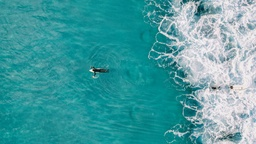
//> input picture sample1.jpeg, 256 x 144 px, shrunk from 1920 x 1079 before the run; its folder holds only this picture in this run
$ ./Seam_Carving   (built with g++ and OpenCV 4)
//> lines starting //> are read from the running program, lines starting //| are printed output that depends on the picture
#include <iostream>
#include <cmath>
#include <opencv2/opencv.hpp>
#include <string>
#include <vector>
#include <filesystem>
#include <algorithm>

namespace fs = std::filesystem;

using namespace std;
using namespace cv;

// Function to calculate the energy of a pixel using dual-gradient energy function
double calculateEnergy(const Mat &image, int x, int y)
{
    int height = image.rows;
    int width = image.cols;

    // Handle boundary conditions by mirroring
    int left = (y - 1 + width) % width;
    int right = (y + 1) % width;
    int up = (x - 1 + height) % height;
    int down = (x + 1) % height;

    // Calculate gradients in x direction
    Vec3b leftPixel = image.at<Vec3b>(x, left);
    Vec3b rightPixel = image.at<Vec3b>(x, right);
    int dxR = rightPixel[2] - leftPixel[2];
    int dxG = rightPixel[1] - leftPixel[1];
    int dxB = rightPixel[0] - leftPixel[0];

    // Calculate gradients in y direction
    Vec3b upPixel = image.at<Vec3b>(up, y);
    Vec3b downPixel = image.at<Vec3b>(down, y);
    int dyR = downPixel[2] - upPixel[2];
    int dyG = downPixel[1] - upPixel[1];
    int dyB = downPixel[0] - upPixel[0];

    // Calculate the energy using the dual-gradient energy function
    double energyValue = sqrt(pow(dxR, 2) + pow(dxG, 2) + pow(dxB, 2) +
                              pow(dyR, 2) + pow(dyG, 2) + pow(dyB, 2));
    return energyValue;
}

// Function to compute the cost matrix for vertical seams
bool computeCostMatrix_vertical(const Mat &energyMatrix, Mat &CostMatrix)
{
    int height = energyMatrix.rows;
    int width = energyMatrix.cols;

    if (height == 0 || width == 0)
        return false;

    // Initialize the first row of CostMatrix with energy values
    for (int j = 0; j < width; j++)
    {
        CostMatrix.at<double>(0, j) = energyMatrix.at<double>(0, j);
    }

    // Populate the CostMatrix
    for (int i = 1; i < height; i++)
    {
        for (int j = 0; j < width; j++)
        {
            double minPrevCost;
            if (j == 0)
            {
                minPrevCost = min(CostMatrix.at<double>(i - 1, j), CostMatrix.at<double>(i - 1, j + 1));
            }
            else if (j == width - 1)
            {
                minPrevCost = min(CostMatrix.at<double>(i - 1, j - 1), CostMatrix.at<double>(i - 1, j));
            }
            else
            {
                minPrevCost = min(CostMatrix.at<double>(i - 1, j - 1),
                                  min(CostMatrix.at<double>(i - 1, j), CostMatrix.at<double>(i - 1, j + 1)));
            }
            CostMatrix.at<double>(i, j) = energyMatrix.at<double>(i, j) + minPrevCost;
        }
    }
    return true;
}

// Function to find the vertical seam with the least energy
vector<int> findVerticalSeam(const Mat &CostMatrix)
{
    int height = CostMatrix.rows;
    int width = CostMatrix.cols;
    vector<int> seam(height);

    // Find the position of the smallest element in the last row
    double minCost = CostMatrix.at<double>(height - 1, 0);
    int minIndex = 0;
    for (int j = 1; j < width; j++)
    {
        if (CostMatrix.at<double>(height - 1, j) < minCost)
        {
            minCost = CostMatrix.at<double>(height - 1, j);
            minIndex = j;
        }
    }
    seam[height - 1] = minIndex;

    // Trace back the seam from bottom to top
    for (int i = height - 2; i >= 0; i--)
    {
        int prevJ = seam[i + 1];
        // Handle boundary conditions
        int start = max(prevJ - 1, 0);
        int end = min(prevJ + 1, width - 1);
        // Find the position with the minimum cost in the previous row
        double minPrevCost = CostMatrix.at<double>(i, start);
        int minPos = start;
        for (int j = start + 1; j <= end; j++)
        {
            if (CostMatrix.at<double>(i, j) < minPrevCost)
            {
                minPrevCost = CostMatrix.at<double>(i, j);
                minPos = j;
            }
        }
        seam[i] = minPos;
    }

    return seam;
}

// Function to remove a vertical seam from the image
bool removeVerticalSeam(Mat &image, const vector<int> &seam)
{
    int height = image.rows;
    int width = image.cols;

    if (seam.size() != height)
        return false;

    for (int y = 0; y < height; y++)
    {
        int seamX = seam[y];
        if (seamX < 0 || seamX >= width)
        {
            cerr << "Invalid seam position at row " << y << ": " << seamX << endl;
            return false;
        }
        for (int x = seamX; x < width - 1; x++)
        {
            image.at<Vec3b>(y, x) = image.at<Vec3b>(y, x + 1);
        }
    }
    // Crop the image to remove the last column
    image = image(Rect(0, 0, width - 1, height));
    return true;
}

// Function to transpose the image
Mat transposeImage(const Mat &image)
{
    Mat transposed;
    transpose(image, transposed);
    return transposed;
}

// Function to generate a resized image name based on the original name
string generateResizedImageName(const string &originalName)
{
    fs::path originalPath(originalName);
    string stem = originalPath.stem().string();           // Filename without extension
    string extension = originalPath.extension().string(); // Extension with dot
    string resizedName = stem + "_resized" + extension;
    return resizedName;
}

// Function to list all image files in the current directory
vector<string> listImageFiles()
{
    vector<string> imageFiles;
    // Define acceptable image extensions
    vector<string> extensions = {".jpg", ".jpeg", ".png", ".bmp", ".tiff"};

    for (const auto &entry : fs::directory_iterator(fs::current_path()))
    {
        if (entry.is_regular_file())
        {
            string filePath = entry.path().string();
            string ext = entry.path().extension().string();
            // Convert extension to lowercase for case-insensitive comparison
            transform(ext.begin(), ext.end(), ext.begin(), ::tolower);
            if (find(extensions.begin(), extensions.end(), ext) != extensions.end())
            {
                imageFiles.push_back(entry.path().filename().string());
            }
        }
    }

    return imageFiles;
}

// Function to display the seam on the image
void displaySeam(const Mat &image, const vector<int> &seam, const string &windowName)
{
    Mat displayImage = image.clone();
    for (int y = 0; y < seam.size(); y++)
    {
        int seamX = seam[y];
        if (seamX >= 0 && seamX < displayImage.cols)
        {
            displayImage.at<Vec3b>(y, seamX) = Vec3b(0, 0, 255); // Red in BGR
        }
    }
    imshow(windowName, displayImage);
    // Wait briefly to visualize
    waitKey(1);
}

// Main function
int main()
{
    // List all image files in the current directory
    vector<string> imageFiles = listImageFiles();

    if (imageFiles.empty())
    {
        cout << "No image files found in the current directory." << endl;
        return 1;
    }

    // Display the list of images
    cout << "Available Images in Current Directory:" << endl;
    for (size_t i = 0; i < imageFiles.size(); ++i)
    {
        // Optionally, display file sizes
        string filePath = fs::current_path().string() + "/" + imageFiles[i];
        uintmax_t fileSize = fs::file_size(filePath);
        cout << i + 1 << ". " << imageFiles[i] << " (" << fileSize / 1024 << " KB)" << endl;
    }

    // Prompt user to select an image
    int choice;
    cout << "Enter the number corresponding to the image you want to resize: ";
    cin >> choice;
//> the answer given: 1

    if (choice < 1 || choice > static_cast<int>(imageFiles.size()))
    {
        cout << "Invalid choice. Exiting program." << endl;
        return 1;
    }

    string inputImagePath = imageFiles[choice - 1];
    cout << "You selected: " << inputImagePath << endl;

    // Read the input image
    Mat inputImage = imread(inputImagePath);
//> inputImage is the input picture: 144 rows x 256 cols, CV_8UC3; mean B, G, R 161.9, 157.7, 73.7
    if (inputImage.empty())
    {
        cout << "Could not open or find the image: " << inputImagePath << endl;
        return 1;
    }

    // Get original dimensions
    int originalWidth = inputImage.cols;
//> originalWidth = 256
    int originalHeight = inputImage.rows;
//> originalHeight = 144

    cout << "Original Width: " << originalWidth << ", Original Height: " << originalHeight << endl;
//| Original Width: 256, Original Height: 144

    // Prompt user for target dimensions
    int targetWidth, targetHeight;
    cout << "Enter target width (<= " << originalWidth << "): ";
//| Enter target width (<= 256):
    cin >> targetWidth;
//> the answer given: 100
    cout << "Enter target height (<= " << originalHeight << "): ";
//| Enter target height (<= 144):
    cin >> targetHeight;
//> the answer given: 100

    // Validate target dimensions
    if (targetWidth > originalWidth || targetHeight > originalHeight)
    {
        cout << "Invalid target dimensions. Target width and height must be less than or equal to the original dimensions." << endl;
        return 1;
    }

    // Initialize the image for seam carving
    Mat image = inputImage.clone();

    // Determine how many seams to remove vertically and horizontally
    int verticalSeamsToRemove = originalWidth - targetWidth;
//> verticalSeamsToRemove = 156
    int horizontalSeamsToRemove = originalHeight - targetHeight;
//> horizontalSeamsToRemove = 44

    // Perform vertical seam carving if needed
    if (verticalSeamsToRemove > 0)
    {
        cout << "Starting vertical seam carving to reduce width by " << verticalSeamsToRemove << " pixels..." << endl;
//| Starting vertical seam carving to reduce width by 156 pixels...
        namedWindow("Seam Carving - Vertical", WINDOW_NORMAL);
        for (int n = 0; n < verticalSeamsToRemove; n++)
        {
            // Compute energy matrix
            Mat energyMatrix = Mat::zeros(image.size(), CV_64F);
            for (int y = 0; y < image.rows; y++)
            {
                for (int x = 0; x < image.cols; x++)
                {
                    energyMatrix.at<double>(y, x) = calculateEnergy(image, y, x);
                }
            }

            // Compute cost matrix
            Mat costMatrix = Mat::zeros(image.size(), CV_64F);
            if (!computeCostMatrix_vertical(energyMatrix, costMatrix))
            {
                cerr << "Failed to compute cost matrix at seam " << n + 1 << "." << endl;
                exit(1);
            }

            // Find the minimal vertical seam
            vector<int> seam = findVerticalSeam(costMatrix);

            // Display the seam
            displaySeam(image, seam, "Seam Carving - Vertical");

            // Remove the seam
            if (!removeVerticalSeam(image, seam))
            {
                cerr << "Failed to remove vertical seam at seam " << n + 1 << "." << endl;
                exit(1);
            }

            // Optionally, print progress
            if ((n + 1) % 100 == 0 || n == verticalSeamsToRemove - 1)
            {
                cout << "Removed " << n + 1 << " / " << verticalSeamsToRemove << " vertical seams." << endl;
            }

            // Check for user interruption
            if (waitKey(1) == 27)
            { // Exit if 'Esc' is pressed
                cout << "Seam carving interrupted by user." << endl;
                destroyWindow("Seam Carving - Vertical");
                break;
            }
        }
//> this loop made 156 passes
//> pass 1, in displaySeam, `imshow(windowName, displayImage);`:
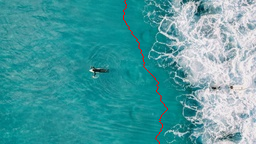
//> window 'Seam Carving - Vertical': 144 rows x 256 cols, CV_8UC3; mean B, G, R 161.3, 157.2, 74.7
//> after the loop:
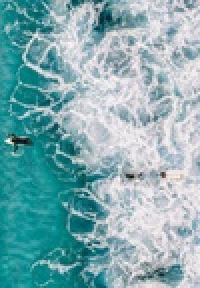
//> image: 144 rows x 100 cols, CV_8UC3 (shown 2 times larger); mean B, G, R 178.5, 172.9, 130.7
        destroyWindow("Seam Carving - Vertical");
        cout << "Vertical seam carving completed. Current Width: " << image.cols << endl;
//| Vertical seam carving completed. Current Width: 100
    }

    // Perform horizontal seam carving if needed
    if (horizontalSeamsToRemove > 0)
    {
        cout << "Starting horizontal seam carving to reduce height by " << horizontalSeamsToRemove << " pixels..." << endl;
//| Starting horizontal seam carving to reduce height by 44 pixels...
        // Transpose the image to reuse vertical seam carving
        Mat transposedImage = transposeImage(image);
//> in transposeImage, `transpose(image, transposed);`:
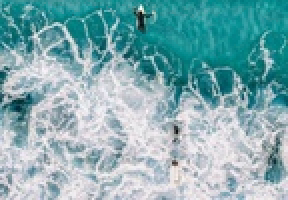
//> transposed: 100 rows x 144 cols, CV_8UC3 (shown 2 times larger); mean B, G, R 178.5, 172.9, 130.7
        namedWindow("Seam Carving - Horizontal", WINDOW_NORMAL);
        for (int n = 0; n < horizontalSeamsToRemove; n++)
        {
            // Compute energy matrix
            Mat energyMatrix = Mat::zeros(transposedImage.size(), CV_64F);
            for (int y = 0; y < transposedImage.rows; y++)
            {
                for (int x = 0; x < transposedImage.cols; x++)
                {
                    energyMatrix.at<double>(y, x) = calculateEnergy(transposedImage, y, x);
                }
            }

            // Compute cost matrix
            Mat costMatrix = Mat::zeros(transposedImage.size(), CV_64F);
            if (!computeCostMatrix_vertical(energyMatrix, costMatrix))
            {
                cerr << "Failed to compute cost matrix at seam " << n + 1 << "." << endl;
                exit(1);
            }

            // Find the minimal vertical seam
            vector<int> seam = findVerticalSeam(costMatrix);

            // Display the seam
            displaySeam(transposedImage, seam, "Seam Carving - Horizontal");

            // Remove the seam
            if (!removeVerticalSeam(transposedImage, seam))
            {
                cerr << "Failed to remove horizontal seam at seam " << n + 1 << "." << endl;
                exit(1);
            }

            // Optionally, print progress
            if ((n + 1) % 50 == 0 || n == horizontalSeamsToRemove - 1)
            {
                cout << "Removed " << n + 1 << " / " << horizontalSeamsToRemove << " horizontal seams." << endl;
            }

            // Check for user interruption
            if (waitKey(1) == 27)
            { // Exit if 'Esc' is pressed
                cout << "Seam carving interrupted by user." << endl;
                destroyWindow("Seam Carving - Horizontal");
                break;
            }
        }
//> this loop made 44 passes
//> pass 1, in displaySeam (call 61), `imshow(windowName, displayImage);`:
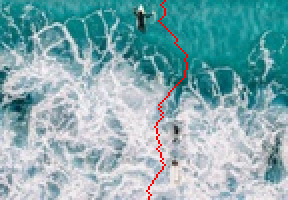
//> window 'Seam Carving - Horizontal': 100 rows x 144 cols, CV_8UC3 (shown 2 times larger); mean B, G, R 177.3, 171.7, 131.6
//> pass 1, in removeVerticalSeam (call 61), `image = image(Rect(0, 0, width - 1, height));`:
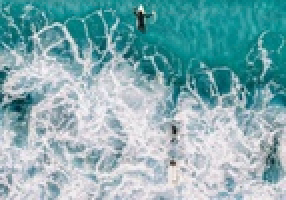
//> image: 100 rows x 143 cols, CV_8UC3 (shown 2 times larger); mean B, G, R 178.5, 172.9, 130.8
//> after the loop:
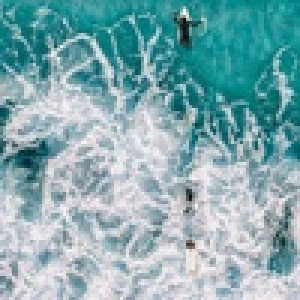
//> transposedImage: 100 rows x 100 cols, CV_8UC3 (shown 3 times larger); mean B, G, R 177.3, 171.6, 131.7
        destroyWindow("Seam Carving - Horizontal");
        // Transpose back to original orientation
        image = transposeImage(transposedImage);
//> in transposeImage (call 2), `transpose(image, transposed);`:
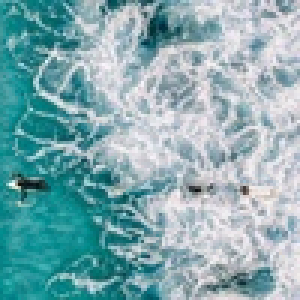
//> transposed: 100 rows x 100 cols, CV_8UC3 (shown 3 times larger); mean B, G, R 177.3, 171.6, 131.7
        cout << "Horizontal seam carving completed. Current Height: " << image.rows << endl;
//| Horizontal seam carving completed. Current Height: 100
    }

    // Generate resized image name based on original name
    string outputImageName = generateResizedImageName(inputImagePath);
    cout << "Resized image will be saved as: " << outputImageName << endl;

    // Save the final resized image
    if (!imwrite(outputImageName, image))
    {
        cerr << "Failed to save the resized image." << endl;
    }
    else
    {
        cout << "Seam carving completed. Resized image saved as " << outputImageName << endl;
    }

    // Display the final image
    namedWindow("Resized Image", WINDOW_NORMAL);
    imshow("Resized Image", image);
    cout << "Press any key in the image window to exit." << endl;
    waitKey(0); // Wait indefinitely until a key is pressed
    destroyWindow("Resized Image");

    return 0;
}

$ run again, on sample4.jpeg
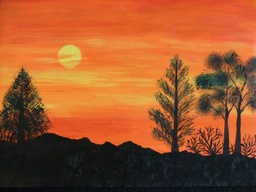
//> input picture sample4.jpeg, 256 x 192 px, shrunk from 736 x 552 before the run
//> inputImage is the input picture: 192 rows x 256 cols, CV_8UC3; mean B, G, R 44.8, 85.1, 155
//| Original Width: 256, Original Height: 192
//| Enter target width (<= 256):
//| Enter target height (<= 192):
//| Starting vertical seam carving to reduce width by 156 pixels...
//| Vertical seam carving completed. Current Width: 100
//| Starting horizontal seam carving to reduce height by 92 pixels...
//> after the loop `for (int n = 0; n < horizontalSeamsToRemove; n++)`:
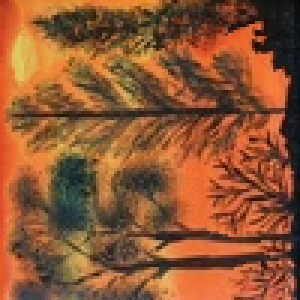
//> transposedImage: 100 rows x 100 cols, CV_8UC3 (shown 3 times larger); mean B, G, R 50.7, 86.8, 143
//> in transposeImage (call 2), `transpose(image, transposed);`:
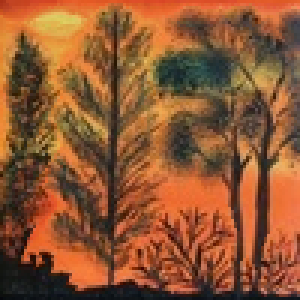
//> transposed: 100 rows x 100 cols, CV_8UC3 (shown 3 times larger); mean B, G, R 50.7, 86.8, 143
//| Horizontal seam carving completed. Current Height: 100

$ run again, on sample5.jpeg
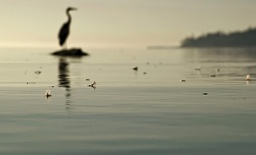
//> input picture sample5.jpeg, 256 x 155 px, shrunk from 605 x 366 before the run
//> inputImage is the input picture: 155 rows x 256 cols, CV_8UC3; mean B, G, R 128.9, 152.1, 154.4
//| Original Width: 256, Original Height: 155
//| Enter target width (<= 256):
//| Enter target height (<= 155):
//| Starting vertical seam carving to reduce width by 156 pixels...
//| Vertical seam carving completed. Current Width: 100
//| Starting horizontal seam carving to reduce height by 55 pixels...
//> after the loop `for (int n = 0; n < horizontalSeamsToRemove; n++)`:
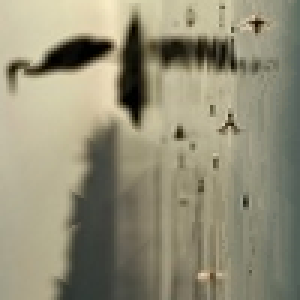
//> transposedImage: 100 rows x 100 cols, CV_8UC3 (shown 3 times larger); mean B, G, R 118.3, 141.7, 145.9
//> in transposeImage (call 2), `transpose(image, transposed);`:
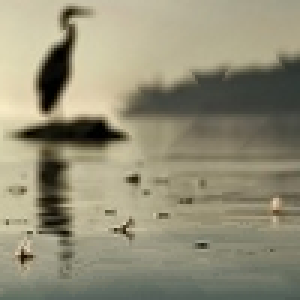
//> transposed: 100 rows x 100 cols, CV_8UC3 (shown 3 times larger); mean B, G, R 118.3, 141.7, 145.9
//| Horizontal seam carving completed. Current Height: 100

$ run again, on sample6.jpg
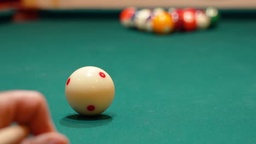
//> input picture sample6.jpg, 256 x 144 px, shrunk from 468 x 264 before the run
//> inputImage is the input picture: 144 rows x 256 cols, CV_8UC3; mean B, G, R 100.2, 119.5, 70.5
//| Original Width: 256, Original Height: 144
//| Enter target width (<= 256):
//| Enter target height (<= 144):
//| Starting vertical seam carving to reduce width by 156 pixels...
//| Vertical seam carving completed. Current Width: 100
//| Starting horizontal seam carving to reduce height by 44 pixels...
//> in transposeImage (call 2), `transpose(image, transposed);`:
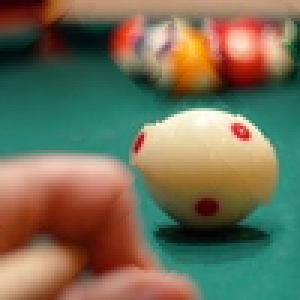
//> transposed: 100 rows x 100 cols, CV_8UC3 (shown 3 times larger); mean B, G, R 87.7, 111.1, 114.9
//| Horizontal seam carving completed. Current Height: 100
